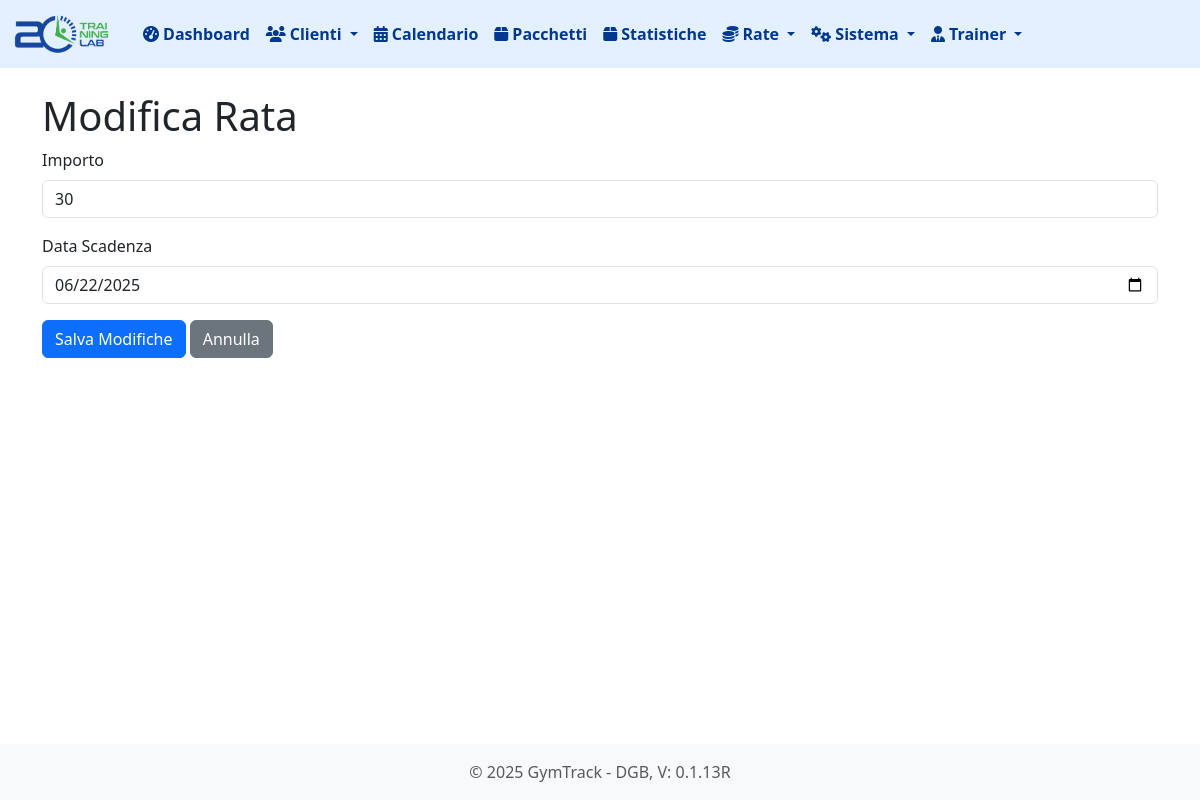
Page /rate/116/modifica on the earlier database version.
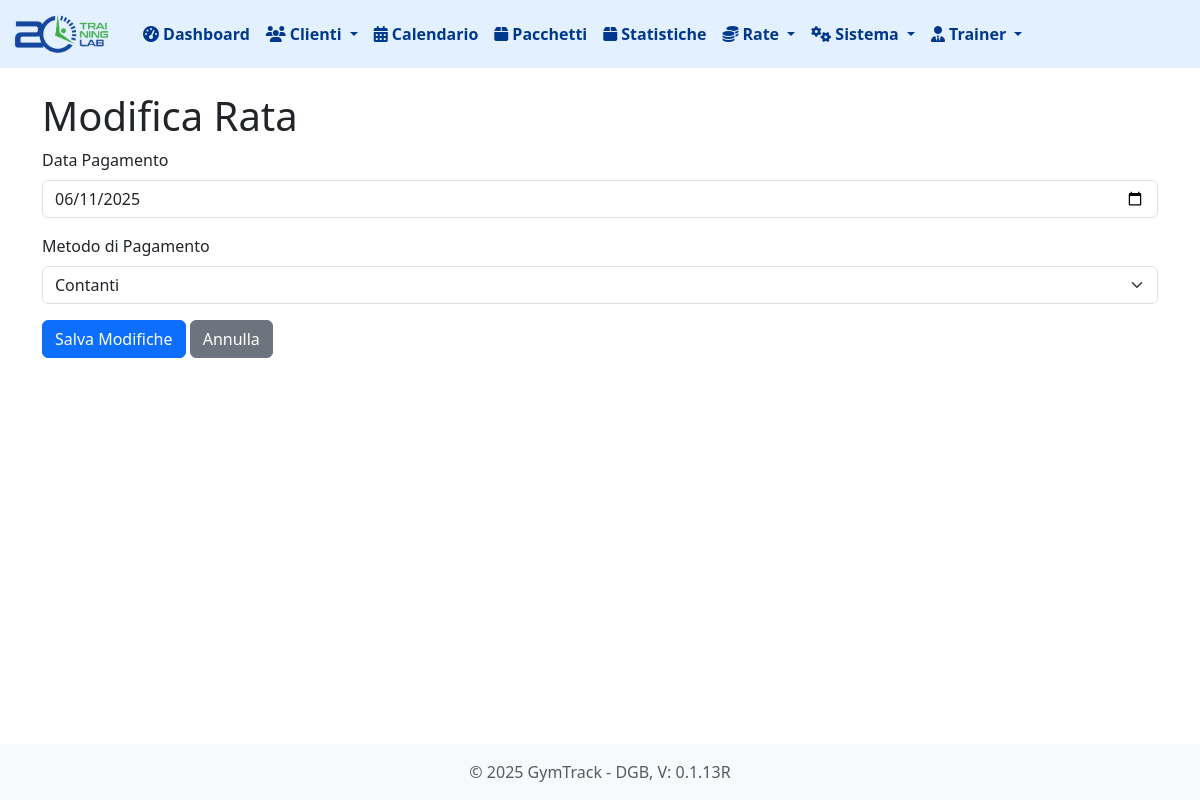
Same page on the later database version.
### tables this page shows
CREATE TABLE "rate" (
                    id INTEGER PRIMARY KEY AUTOINCREMENT,
                    abbonamento_id INTEGER NOT NULL,
                    importo DECIMAL(10,2) NOT NULL,
                    data_scadenza DATE NOT NULL,
                    data_pagamento DATE,
                    pagato BOOLEAN DEFAULT 0,
                    numero_rata INTEGER NOT NULL DEFAULT 1, sede_id INTEGER DEFAULT 1, metodo_pagamento TEXT,
                    FOREIGN KEY (abbonamento_id) REFERENCES abbonamenti (id)
                );

### routes/rate.py (the view, shortened to what this page needs)
@rate_bp.route('/rate/<int:rata_id>/modifica', methods=['GET', 'POST'])
def modifica_rata(rata_id):
    rata = db.get_rata(rata_id)
    if not rata:
        flash('Rata non trovata', 'error')
        return redirect(url_for('index'))
    return render_template('rate/modifica_rata.html', rata=rata)

### app.py (called while the page is built)
@app.before_request
def setup():
    db.init_db()
    db.create_user_tables()
    g.hierarchy = db.build_hierarchy(session.get('user_role'), session.get('user_email'))

### database.py (called while the page is built, shortened)
def get_db_connection():
    conn = sqlite3.connect(DATABASE_PATH)
    conn.row_factory = sqlite3.Row
    return conn

def init_db():
    if os.path.exists(DATABASE_PATH):
        return

def get_rata(rata_id):
    conn = get_db_connection()
    try:
        rata = conn.execute('''
            SELECT r.*,
                   a.cliente_id,
                   c.nome || ' ' || c.cognome as nome_cliente,
                   p.nome as tipo_pacchetto
            FROM rate r
            JOIN abbonamenti a ON r.abbonamento_id = a.id
            JOIN clienti c ON a.cliente_id = c.id
            JOIN pacchetti p ON a.pacchetto_id = p.id
            WHERE r.id = ?
        ''', (rata_id,)).fetchone()
        return rata
    finally:
        conn.close()

def build_hierarchy(user_role=None, user_email=None):
    hierarchy = []
    franchisor_id = None
    if user_role == 'franchisor':
        franchisor = get_franchisor_by_email(user_email)
        if franchisor:
            franchisor_id = franchisor['id']
    return hierarchy

### templates/rate/modifica_rata.html (shortened to what this page needs)
{% extends "base.html" %}
{% block content %}
<h1>Modifica Rata</h1>
<form method="POST" action="{{ url_for('modifica_rata', rata_id=rata.id) }}">
    {% if rata.pagato %}
        <div class="mb-3">
            <label for="data_pagamento" class="form-label">Data Pagamento</label>
            <input type="date" class="form-control" id="data_pagamento" name="data_pagamento" value="{{ rata.data_pagamento }}" required>
        </div>
        <div class="mb-3">
            <label for="metodo_pagamento" class="form-label">Metodo di Pagamento</label>
            <select class="form-select" id="metodo_pagamento" name="metodo_pagamento" required>
                <option value="Contanti" {% if rata.metodo_pagamento == "Contanti" %}selected{% endif %}>Contanti</option>
            </select>
        </div>
    {% else %}
        <div class="mb-3">
            <label for="importo" class="form-label">Importo</label>
            <input type="number" step="0.01" class="form-control" id="importo" name="importo" value="{{ rata.importo }}" required>
        </div>
        <div class="mb-3">
            <label for="data_scadenza" class="form-label">Data Scadenza</label>
            <input type="date" class="form-control" id="data_scadenza" name="data_scadenza" value="{{ rata.data_scadenza }}" required>
        </div>
    {% endif %}
    <button type="submit" class="btn btn-primary">Salva Modifiche</button>
    <a href="{{ url_for('dettaglio_abbonamento', abbonamento_id=rata.abbonamento_id) }}" class="btn btn-secondary">Annulla</a>
</form>
{% endblock %}

Differences in the rows shown:
changed rate: pagato False → True (drawn); data_pagamento (not shown) → "06/11/2025"; metodo_pagamento (not shown) → "Contanti"; importo "30" → (not shown); data_scadenza "06/22/2025" → (not shown)
Other differences:
text no longer shown: "Importo Data Scadenza"
text now shown: "Data Pagamento Metodo di Pagamento"
